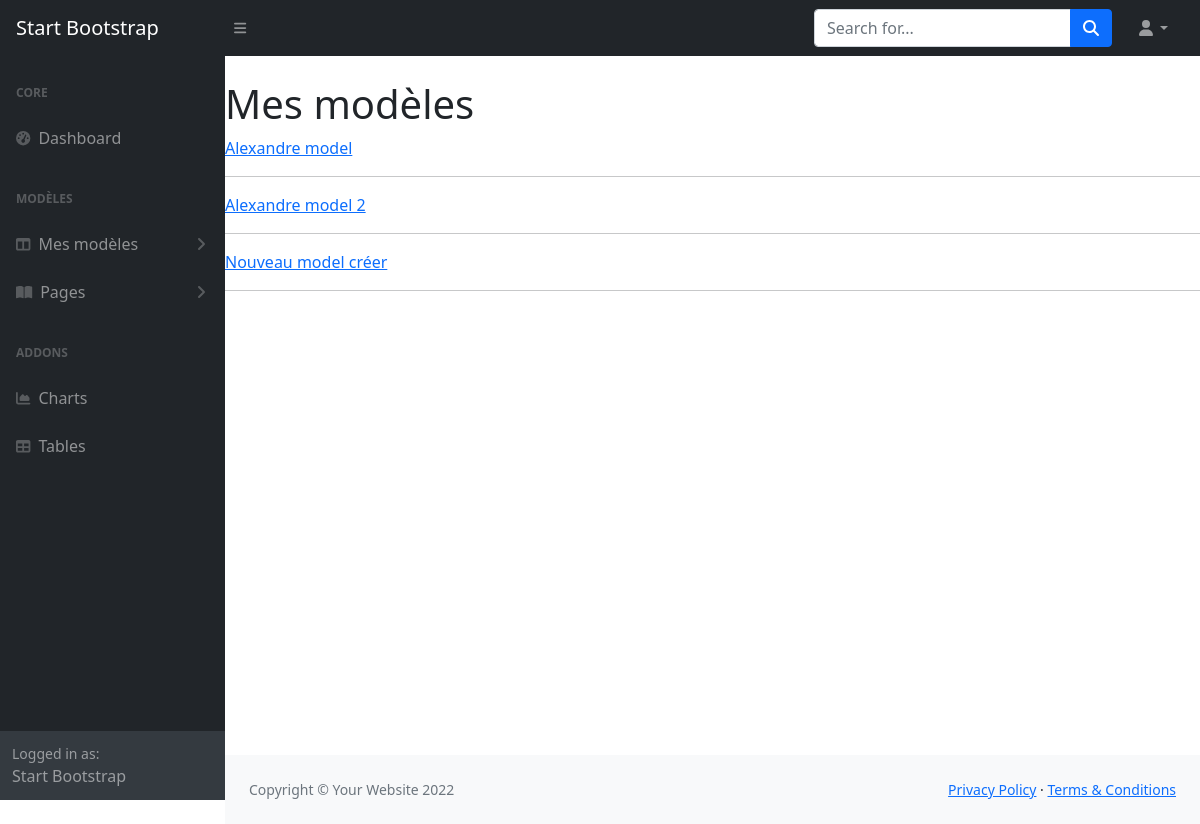
/dashboard/models/ (signed in), run on the app's committed database.
### app/models.py (models this page shows, shortened)
class BaseModel(models.Model):
    created_at = models.DateTimeField(auto_now_add=True)
    updated_at = models.DateTimeField(auto_now=True)
    class Meta:
        abstract = True

class SpacyModel(BaseModel):
    user = models.ForeignKey(
        to=settings.AUTH_USER_MODEL,
        on_delete=models.CASCADE)
    model_name = models.CharField(
        max_length=100)
    def get_absolute_url(self):
        return reverse("model", args=[str(self.id)])

### app/views.py (the view)
# urls.py: path('models/', views.ModelListView.as_view(), name='models'),
class ModelListView(ListView):
    model = models.SpacyModel
    template_name = "app/models.html"

### templates/app/models.html (shortened to what this page needs)
{% extends "base_dashboard.html" %}
{% block content %}
{% load static %}
<h1 class="h1-main">Mes modèles</h1>
{% if user.is_authenticated %}
<div class="main">
    {% for model in spacymodel_list %}
        <a href="{{ model.get_absolute_url }}">{{ model.model_name }}</a>
        <hr/>
    {% endfor %}
</div>
{% endif %}
{% endblock %}

### data on the page
SpacyModel: model_name "Alexandre model"
SpacyModel: model_name "Alexandre model 2"
SpacyModel: model_name "Nouveau model créer"
